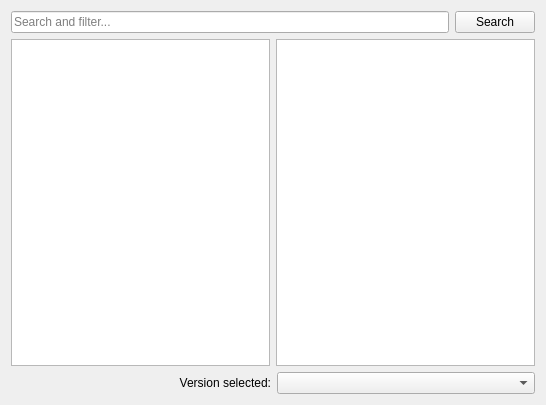
<?xml version="1.0" encoding="UTF-8"?>
<ui version="4.0">
 <class>TechnicPage</class>
 <widget class="QWidget" name="TechnicPage">
  <property name="geometry">
   <rect>
    <x>0</x>
    <y>0</y>
    <width>546</width>
    <height>405</height>
   </rect>
  </property>
  <layout class="QGridLayout" name="gridLayout">
   <item row="3" column="0" colspan="2">
    <layout class="QGridLayout" name="gridLayout_3">
     <item row="0" column="2">
      <widget class="QComboBox" name="versionSelectionBox"/>
     </item>
     <item row="0" column="1">
      <widget class="QLabel" name="label">
       <property name="text">
        <string>Version selected:</string>
       </property>
       <property name="alignment">
        <set>Qt::AlignRight|Qt::AlignTrailing|Qt::AlignVCenter</set>
       </property>
      </widget>
     </item>
     <item row="0" column="0">
      <spacer name="horizontalSpacer">
       <property name="orientation">
        <enum>Qt::Horizontal</enum>
       </property>
       <property name="sizeType">
        <enum>QSizePolicy::Preferred</enum>
       </property>
       <property name="sizeHint" stdset="0">
        <size>
         <width>1</width>
         <height>1</height>
        </size>
       </property>
      </spacer>
     </item>
    </layout>
   </item>
   <item row="2" column="0" colspan="2">
    <layout class="QGridLayout" name="gridLayout_2">
     <item row="0" column="0">
      <widget class="QListView" name="packView">
       <property name="alternatingRowColors">
        <bool>true</bool>
       </property>
       <property name="iconSize">
        <size>
         <width>48</width>
         <height>48</height>
        </size>
       </property>
      </widget>
     </item>
     <item row="0" column="1">
      <widget class="QTextBrowser" name="packDescription"/>
     </item>
    </layout>
   </item>
   <item row="1" column="0">
    <widget class="QLineEdit" name="searchEdit">
     <property name="placeholderText">
      <string>Search and filter...</string>
     </property>
    </widget>
   </item>
   <item row="1" column="1">
    <widget class="QPushButton" name="searchButton">
     <property name="text">
      <string>Search</string>
     </property>
    </widget>
   </item>
  </layout>
 </widget>
 <resources/>
 <connections/>
</ui>
